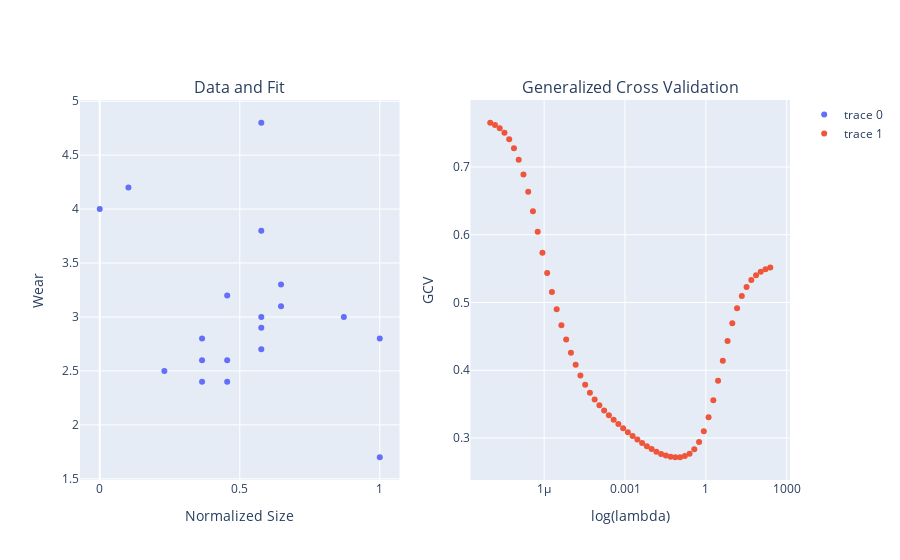

Notebook code for this chart:
### Code cell
# GCV
# COMPUTE BEST FIT ACCORDING TO GENERALIZED CROSS VALIDATION 
Size = np.array([1.42,1.58,1.78,1.99,1.99,1.99,2.13,2.13,2.13,2.32,2.32,2.32,2.32,2.32,2.43,2.43,2.78,2.98,2.98])
Wear = np.array([4.0,4.2,2.5,2.6,2.8,2.4,3.2,2.4,2.6,4.8,2.9,3.8,3.0,2.7,3.1,3.3,3.0,2.8,1.7])
# normalized data
x = Size - np.min(Size)
x = x/np.max(x)
# get the knots
xk = np.arange(1,15)/15
fit = cross_validation_fit(Wear, x, xk, plot_=True, returnBest=True)

### Figure 1 — Plotly figure (JSON) as saved in the notebook; plotly's stock layout.template omitted (floating-point values rounded to 4 significant figures)
{"data": [{"mode": "markers", "type": "scatter", "x": [0, 0.1026, 0.2308, 0.3654, 0.3654, 0.3654, 0.4551, 0.4551, 0.4551, 0.5769, 0.5769, 0.5769, 0.5769, 0.5769, 0.6474, 0.6474, 0.8718, 1, 1], "xaxis": "x", "y": [4, 4.2, 2.5, 2.6, 2.8, 2.4, 3.2, 2.4, 2.6, 4.8, 2.9, 3.8, 3, 2.7, 3.1, 3.3, 3, 2.8, 1.7], "yaxis": "y"}, {"mode": "markers", "type": "scatter", "x": [1e-08, 1.5e-08, 2.25e-08, 3.375e-08, 5.063e-08, 7.594e-08, 1.139e-07, 1.709e-07, 2.563e-07, 3.844e-07, 5.767e-07, 8.65e-07, 1.297e-06, 1.946e-06, 2.919e-06, 4.379e-06, 6.568e-06, 9.853e-06, 1.478e-05, 2.217e-05, 3.325e-05, 4.988e-05, 7.482e-05, 0.0001122, 0.0001683, 0.0002525, 0.0003788, 0.0005682, 0.0008522, 0.001278, 0.001918, 0.002876, 0.004314, 0.006472, 0.009707, 0.01456, 0.02184, 0.03276, 0.04914, 0.07372, 0.1106, 0.1659, 0.2488, 0.3732, 0.5598, 0.8397, 1.259, 1.889, 2.834, 4.251, 6.376, 9.564, 14.35, 21.52, 32.28, 48.42, 72.63, 108.9, 163.4, 245.1], "xaxis": "x2", "y": [0.7652, 0.7619, 0.7572, 0.7503, 0.7407, 0.7277, 0.7105, 0.689, 0.6635, 0.6347, 0.6042, 0.5734, 0.5436, 0.5156, 0.49, 0.4666, 0.4453, 0.4258, 0.4081, 0.3923, 0.3786, 0.3669, 0.3569, 0.3484, 0.3408, 0.3337, 0.327, 0.3205, 0.3144, 0.3085, 0.303, 0.2978, 0.2928, 0.288, 0.2836, 0.2798, 0.2766, 0.2742, 0.2725, 0.2716, 0.2718, 0.2733, 0.277, 0.2836, 0.2943, 0.3099, 0.3306, 0.3559, 0.3844, 0.4142, 0.4432, 0.4694, 0.4917, 0.5095, 0.523, 0.5331, 0.5403, 0.5454, 0.549, 0.5515], "yaxis": "y2"}], "layout": {"annotations": [{"font": {"size": 16}, "showarrow": false, "text": "Data and Fit", "x": 0.225, "xanchor": "center", "xref": "paper", "y": 1, "yanchor": "bottom", "yref": "paper"}, {"font": {"size": 16}, "showarrow": false, "text": "Generalized Cross Validation", "x": 0.775, "xanchor": "center", "xref": "paper", "y": 1, "yanchor": "bottom", "yref": "paper"}], "xaxis": {"anchor": "y", "domain": [0, 0.45], "title": {"text": "Normalized Size"}}, "xaxis2": {"anchor": "y2", "domain": [0.55, 1], "title": {"text": "log(lambda)"}, "type": "log"}, "yaxis": {"anchor": "x", "domain": [0, 1], "title": {"text": "Wear"}}, "yaxis2": {"anchor": "x2", "domain": [0, 1], "title": {"text": "GCV"}}}}
